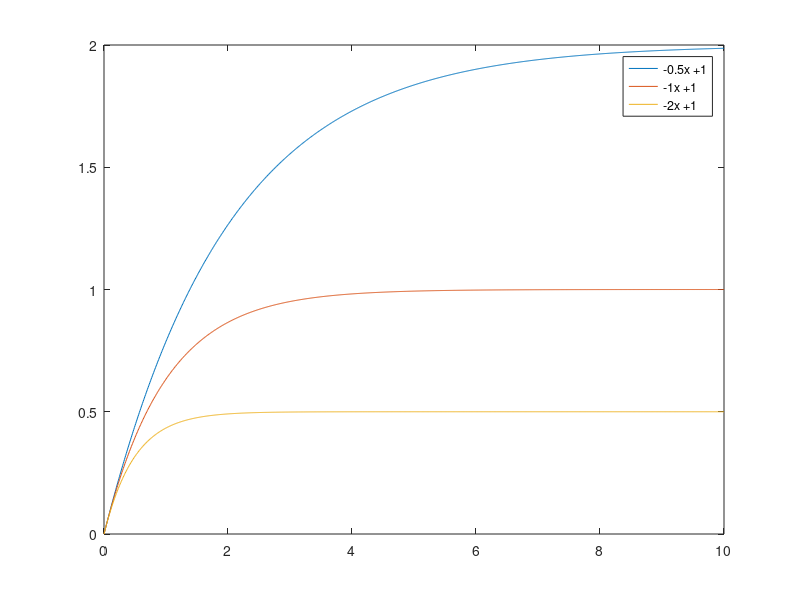

The MATLAB source for this figure:
% Pulisci ambiente
clear
% Pulisci console
clc
% Pulisci grafici
clf

% Equazione: x' = ax + u
% Parametri
a = [ -0.5, -1, -2 ];
u = [    1,  1,  1 ];

% Spazio
x = linspace(0, 10, 1000);

% Calcolo delle funzioni
step = ( max(x) - min(x) ) / max(size(x));

legends = [];
for i = 1:1:max(size(a))
    f(i, 1) = 0;
    for j = 2:1:max(size(x))
        f(i, j) = f(i, j - 1) + ( a(i) * f(i,j - 1) + u(i) ) * step;
    end
    
    legends = [ legends; strcat( num2str(a(i)), "x + ", num2str(u(i)) ) ];
end
plot(x, f)
legend(legends);

